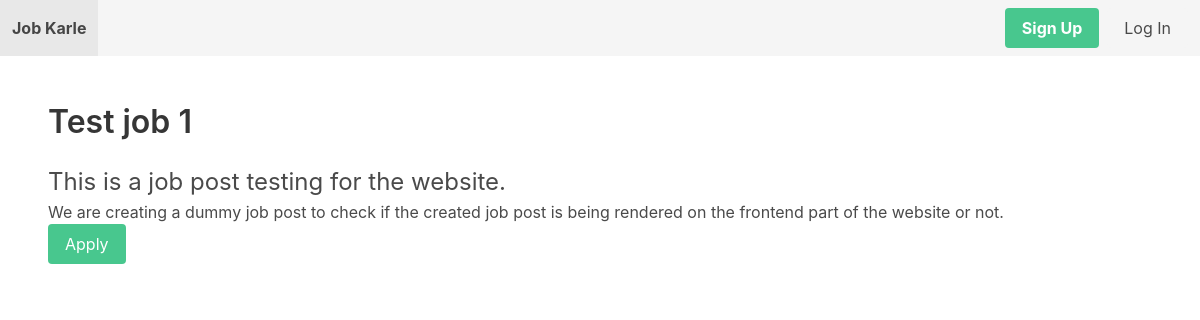
Page /jobs/1/ on the committed database.
### job/models.py (models this page shows, shortened)
class Job(models.Model):
    title = models.CharField(max_length = 255)
    short_description = models.TextField()
    long_description = models.TextField(blank = True, null = True)
    created_by = models.ForeignKey(User, related_name = 'jobs', on_delete = models.CASCADE)
    created_at = models.DateTimeField(auto_now_add = True)
    changed_at = models.DateTimeField(auto_now = True)

### job/views.py (the view)
# urls.py: path('<int:job_id>/', job_detail, name='job_detail'),
def job_detail(request, job_id):
    job = Job.objects.get(pk=job_id)
    return render(request, 'job/job_detail.html', {
        'job': job
    })

### job/templates/job/job_detail.html
{% extends "core/base.html" %}
{% block content %}
    <h1 class="title">{{ job.title }}</h1>
    <p class="is-size-4">{{ job.short_description }}</p>
    <p class="">{{ job.long_description }}</p>
    <a href="{% url "apply_for_job" job.id %}" class="button is-success">Apply</a>
{% endblock %}

### rows in the picture
Job: title "Test job 1", short_description "This is a job post testing for the website.", long_description "We are creating a dummy job post to check if the created job post is being rendered on the frontend part of the website or not."
